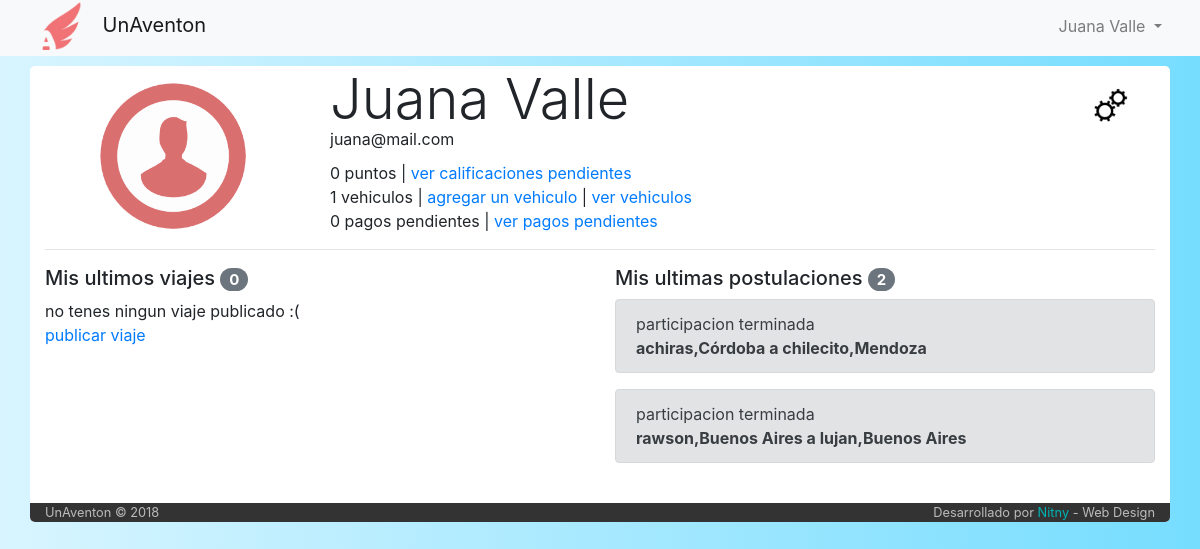
The app's page /perfil (signed in), older data.
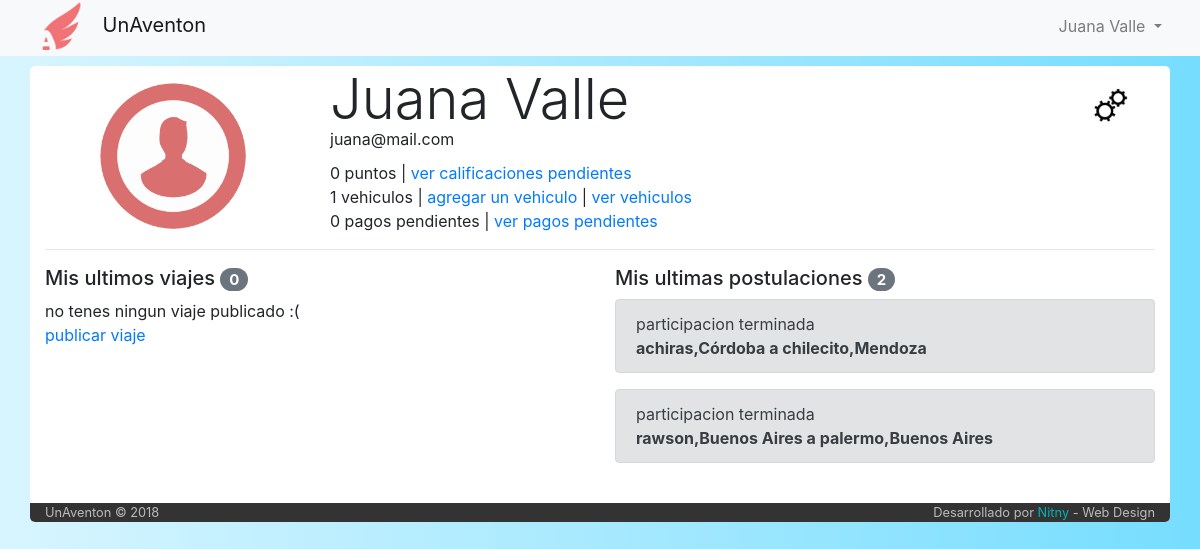
The same page, newer data.
### tables this page shows
CREATE TABLE `participacion` (
  `idParticipacion` int(6) NOT NULL,
  `idUsuario` int(6) NOT NULL,
  `idViaje` int(6) NOT NULL,
  `fecha_solicitud` datetime NOT NULL,
  `estado` int(1) NOT NULL DEFAULT '1'
);

CREATE TABLE `viaje` (
  `idViaje` int(6) NOT NULL,
  `idPiloto` int(6) NOT NULL,
  `idVehiculo` int(6) NOT NULL,
  `fecha_publicacion` datetime NOT NULL,
  `fecha_partida` datetime NOT NULL,
  `tiempo_estimado` int(11) NOT NULL DEFAULT '30',
  `origen` varchar(60) NOT NULL,
  `destino` varchar(60) NOT NULL,
  `asientos_disponibles` int(2) NOT NULL,
  `costo` int(7) NOT NULL,
  `estado` int(1) NOT NULL DEFAULT '1',
  `tipo` varchar(50) NOT NULL DEFAULT 'unico'
);

CREATE TABLE `estado_participacion` (
  `idEstado` int(1) NOT NULL,
  `color` varchar(14) NOT NULL,
  `estado` varchar(40) NOT NULL
);

### index.php (called while the page is built, shortened)
<?php
	include ('php/inicio_body.php');
	$router = new Router;
	$vars = $router->get_variables();
	render($vars);
	include ('php/cierre_body.php');

### controller/perfil.php (the view, shortened to what the changed rows need)
<?php
function render($vars = [])
{
  include('php/conexion.php');
  $usuario=mysqli_query($conexion,"SELECT *
from usuario
                                   WHERE email='$_SESSION[mail]' limit 1")
                                   or
                                   die("Problemas en la base de datos:".mysqli_error($conexion));
  $user = mysqli_fetch_array($usuario);
  $contador_vehiculos=mysqli_query($conexion,"SELECT count(*) as cont
                                    FROM vehiculo
                                    where idPropietario='$user[idUser]'
                                    and eliminado = 0")
                                    or
                                    die ("problemas con el contador");
  $contador_vehiculos=mysqli_fetch_array($contador_vehiculos);
  $sql = "SELECT pago.idPago\n"
      . "FROM pago\n"
      . "INNER JOIN viaje ON (viaje.idViaje = pago.idViaje)\n"
      . "WHERE viaje.idPiloto = $_SESSION[userId] AND pago.estado IS NULL";
  $contador_pagos = mysqli_query($conexion, $sql);
  ?>
  <div class="row">
    <div class="col-md-8">
      <h1 class="display-4" style="margin-bottom: -6px"><?php echo $user['nombre']." ".$user['apellido']; ?></h1>
      <span><?php echo calificacion($user['idUser']) ?> puntos</span> | <a href="/calificaciones">ver calificaciones pendientes</a> <br>
      <span><?php echo $contador_vehiculos['cont']; ?> vehiculos</span> | <a href="#" data-toggle="modal" data-target="#CargarAuto">agregar un vehiculo</a> | <a href="/listado-vehiculos">ver vehiculos</a> <br>
      <span><?php echo mysqli_num_rows($contador_pagos)?> pagos pendientes</span> | <a href="/pagos_pendientes">ver pagos pendientes</a> <br>
    </div>
  </div>
  <div class="row">
    <div class="col-md-6">
      <?php
      $postulaciones=mysqli_query($conexion,"SELECT *, participacion.estado as estado_participacion, viaje.estado as estado_viaje
                                     FROM participacion
                                     inner join viaje on participacion.idViaje=viaje.idViaje
                                     inner join estado_participacion on participacion.estado=estado_participacion.idEstado
                                     WHERE idUsuario='$user[idUser]'
                                     order by fecha_publicacion and idParticipacion")
                                     or
                                     die("Problemas en la base de datos:".mysqli_error($conexion));?>
      <div class="mCustomScrollbar" data-mcs-theme="dark-3" style="max-height: 400px; overflow: auto;">
      <?php
        while ($postulacion = mysqli_fetch_array($postulaciones)) {
          echo "<div class='alert alert-".$postulacion['color']."' role='alert'>
                  participacion ".$postulacion['estado'];
          if ($postulacion['estado_participacion'] < 3){
            $baja_participacion = "true";
													if ($postulacion['estado_participacion'] == 2){
                          ?>
                            <span class="float-right"><a href="#" data-toggle="modal" data-target="#modalAlertRechazarPostulacion<?php echo $postulacion['idParticipacion']?>">cancelar postulacion </a> </span>;
                          <?php
                          echo '<center>
                          <form action="/perfil" method="post">
                                            <input type="hidden" name="idParticipacion" value="'.$postulacion['idParticipacion'].'">
                                            <input type="hidden" name="estado" value="'.$postulacion['estado'].'">
                                            <input type="hidden" name="baja_participacion" value="'.$baja_participacion.'">
													<div class="modal fade" id="modalAlertRechazarPostulacion'.$postulacion['idParticipacion'].'" tabindex="-1" role="dialog" aria-labelledby="exampleModalCenterTitle" aria-hidden="true">
													  <div class="modal-dialog modal-dialog-centered" role="document">
													    <div class="modal-content">
													      <div class="modal-header">
													        <h5 class="modal-title" id="exampleModalCenterTitle">Cuidado</h5>
													        <button type="button" class="close" data-dismiss="modal" aria-label="Close">
													          <span aria-hidden="true">&times;</span>
													        </button>
													      </div>
													      <div class="modal-body">
																	Tu postulacion ya fue aprobada, si solicitas la baja de este viaje se restara 1 punto de tu calificacion.<br> Estas seguro de querer cancelar tu postulacion?
													      </div>
													      <div class="modal-footer">
													        <button type="button" class="btn btn-secondary btn-sm" data-dismiss="modal">Volver atras</button>
													        <button type="submit" class="btn btn-warning btn-sm">Si, cancelar</button>
													      </div>
													    </div>
													  </div>
													</div>';
													}
													else{
                            ?>
                            <span class="float-right"><a href="#" data-toggle="modal" data-target="#modalAlertRechazarPostulacion<?php echo $postulacion['idParticipacion']?>">Cancelar Postulacion </a> </span>
                          <?php
                        echo '<center>
                        <form action="/perfil" method="post">
                                            <input type="hidden" name="idParticipacion" value="'.$postulacion['idParticipacion'].'">
                                            <input type="hidden" name="estado" value="'.$postulacion['estado'].'">
                                            <input type="hidden" name="baja_participacion" value="'.$baja_participacion.'">';
													echo'<div class="modal fade" id="modalAlertRechazarPostulacion'.$postulacion['idParticipacion'].'" tabindex="-1" role="dialog" aria-labelledby="exampleModalCenterTitle" aria-hidden="true">
													    <div class="modal-dialog modal-dialog-centered" role="document">
													    <div class="modal-content">
													      <div class="modal-header">
													        <h5 class="modal-title" id="exampleModalCenterTitle">Cuidado</h5>
													        <button type="button" class="close" data-dismiss="modal" aria-label="Close">
													          <span aria-hidden="true">&times;</span>
													        </button>
													      </div>
													      <div class="modal-body">
																	Estas seguro de querer cancelar tu postulacion?
													      </div>
													      <div class="modal-footer">
													        <button type="button" class="btn btn-secondary btn-sm" data-dismiss="modal">Volver atras</button>
													        <button type="submit" class="btn btn-warning btn-sm">Si, cancelar</button>
													      </div>
													    </div>
													  </div>
													</div>';
													}
									echo '</form>
								</center>';
                echo "<br><b> ".$postulacion['origen']." a ".$postulacion['destino']." </b> <a href='/viaje/".$postulacion['idViaje']."' class='float'> Ver detalles </a>
                </div>";
          }
          else{
                     echo "<br><b> ".$postulacion['origen']." a ".$postulacion['destino']." </b>
                     </div>";
          }
        }
      ?>
      </div>
    </div>
  </div>
  <br>
  <?php
}

Row changes from the older to the newer data that the page shows:
changed through a linked row, participacion "rawson,Buenos Aires": idViaje.destino "lujan,Buenos Aires" → "palermo,Buenos Aires"
